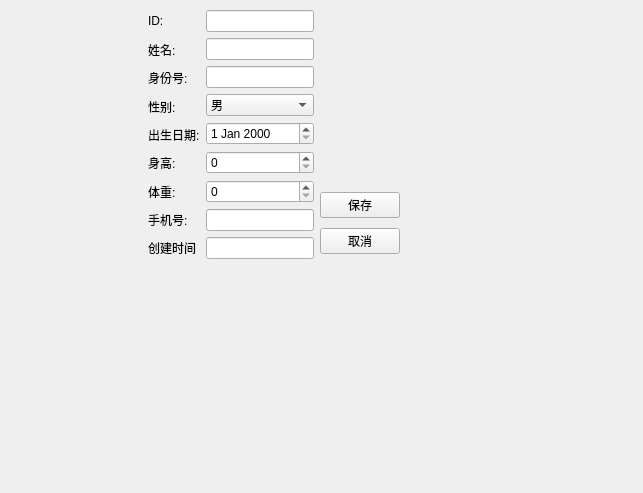
<?xml version="1.0" encoding="UTF-8"?>
<ui version="4.0">
 <class>PatientEditView</class>
 <widget class="QWidget" name="PatientEditView">
  <property name="geometry">
   <rect>
    <x>0</x>
    <y>0</y>
    <width>643</width>
    <height>493</height>
   </rect>
  </property>
  <property name="windowTitle">
   <string>Form</string>
  </property>
  <widget class="QWidget" name="layoutWidget">
   <property name="geometry">
    <rect>
     <x>0</x>
     <y>10</y>
     <width>658</width>
     <height>481</height>
    </rect>
   </property>
   <layout class="QGridLayout" name="gridLayout_3">
    <item row="0" column="0">
     <layout class="QGridLayout" name="gridLayout_2">
      <item row="0" column="0">
       <spacer name="horizontalSpacer">
        <property name="orientation">
         <enum>Qt::Orientation::Horizontal</enum>
        </property>
        <property name="sizeHint" stdset="0">
         <size>
          <width>148</width>
          <height>20</height>
         </size>
        </property>
       </spacer>
      </item>
      <item row="0" column="1">
       <layout class="QGridLayout" name="gridLayout">
        <item row="6" column="0">
         <widget class="QLabel" name="label_7">
          <property name="text">
           <string>体重:</string>
          </property>
         </widget>
        </item>
        <item row="5" column="0">
         <widget class="QLabel" name="label_6">
          <property name="text">
           <string>身高:</string>
          </property>
         </widget>
        </item>
        <item row="0" column="1" rowspan="8">
         <layout class="QVBoxLayout" name="verticalLayout">
          <item>
           <widget class="QLineEdit" name="dbEditID"/>
          </item>
          <item>
           <widget class="QLineEdit" name="dbEditName"/>
          </item>
          <item>
           <widget class="QLineEdit" name="dbEditIDCard"/>
          </item>
          <item>
           <widget class="QComboBox" name="dbComboSex">
            <item>
             <property name="text">
              <string>男</string>
             </property>
            </item>
            <item>
             <property name="text">
              <string>女</string>
             </property>
            </item>
           </widget>
          </item>
          <item>
           <widget class="QDateEdit" name="dbDateEditDOB"/>
          </item>
          <item>
           <widget class="QSpinBox" name="dbSpinHeight"/>
          </item>
          <item>
           <widget class="QSpinBox" name="dbSpinWeight"/>
          </item>
          <item>
           <widget class="QLineEdit" name="dbEditPhone"/>
          </item>
         </layout>
        </item>
        <item row="2" column="0">
         <widget class="QLabel" name="label_2">
          <property name="text">
           <string>身份号:</string>
          </property>
         </widget>
        </item>
        <item row="1" column="0">
         <widget class="QLabel" name="label_4">
          <property name="text">
           <string>姓名:</string>
          </property>
         </widget>
        </item>
        <item row="3" column="0">
         <widget class="QLabel" name="label_3">
          <property name="text">
           <string>性别:</string>
          </property>
         </widget>
        </item>
        <item row="7" column="0">
         <widget class="QLabel" name="label_8">
          <property name="text">
           <string>手机号:</string>
          </property>
         </widget>
        </item>
        <item row="4" column="0">
         <widget class="QLabel" name="label_5">
          <property name="text">
           <string>出生日期:</string>
          </property>
         </widget>
        </item>
        <item row="0" column="0">
         <widget class="QLabel" name="label">
          <property name="text">
           <string>ID:</string>
          </property>
         </widget>
        </item>
        <item row="8" column="0">
         <widget class="QLabel" name="label_11">
          <property name="text">
           <string>创建时间</string>
          </property>
         </widget>
        </item>
        <item row="8" column="1">
         <widget class="QLineEdit" name="dbCreatedTimestamp"/>
        </item>
       </layout>
      </item>
      <item row="0" column="2">
       <layout class="QVBoxLayout" name="verticalLayout_2">
        <item>
         <spacer name="verticalSpacer">
          <property name="orientation">
           <enum>Qt::Orientation::Vertical</enum>
          </property>
          <property name="sizeType">
           <enum>QSizePolicy::Policy::Fixed</enum>
          </property>
          <property name="sizeHint" stdset="0">
           <size>
            <width>17</width>
            <height>178</height>
           </size>
          </property>
         </spacer>
        </item>
        <item>
         <widget class="QPushButton" name="pushButton">
          <property name="text">
           <string>保存</string>
          </property>
         </widget>
        </item>
        <item>
         <widget class="QPushButton" name="pushButton_2">
          <property name="text">
           <string>取消</string>
          </property>
         </widget>
        </item>
       </layout>
      </item>
      <item row="1" column="1">
       <spacer name="verticalSpacer_2">
        <property name="orientation">
         <enum>Qt::Orientation::Vertical</enum>
        </property>
        <property name="sizeHint" stdset="0">
         <size>
          <width>20</width>
          <height>40</height>
         </size>
        </property>
       </spacer>
      </item>
     </layout>
    </item>
    <item row="0" column="1">
     <spacer name="horizontalSpacer_2">
      <property name="orientation">
       <enum>Qt::Orientation::Horizontal</enum>
      </property>
      <property name="sizeHint" stdset="0">
       <size>
        <width>148</width>
        <height>20</height>
       </size>
      </property>
     </spacer>
    </item>
   </layout>
  </widget>
 </widget>
 <resources/>
 <connections/>
</ui>
